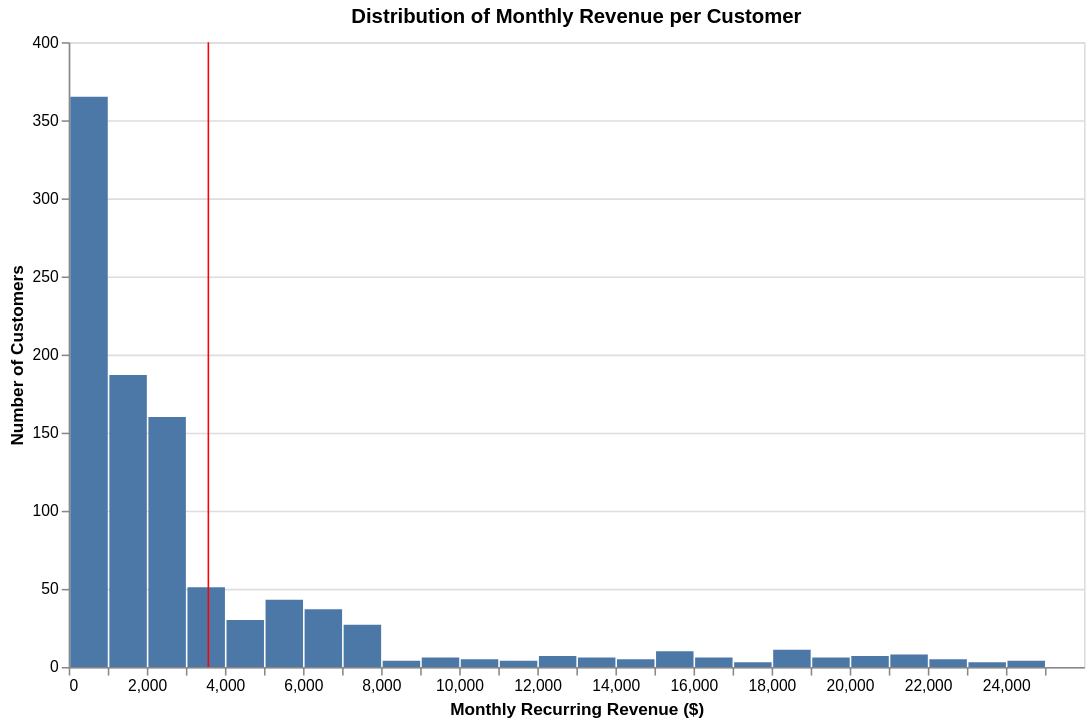

Notebook source saved alongside this figure:
### Markdown cell above
### Revenue Distribution & Concentration Insight

### Code cell
# Cell 10: Monthly Revenue Distribution (log scale helpful if skewed)

alt.Chart(df).mark_bar().encode(
    alt.X('monthly_revenue:Q', bin=alt.Bin(maxbins=40), title='Monthly Recurring Revenue ($)'),
    alt.Y('count()', title='Number of Customers'),
    tooltip=['count()']
).properties(
    title='Distribution of Monthly Revenue per Customer',
    width=650,
    height=400
) + alt.Chart(pd.DataFrame({'x': [df['monthly_revenue'].mean()]})).mark_rule(color='red').encode(
    x='x:Q',
    tooltip=[alt.Tooltip('x', title='Average MRR', format='$,.0f')]
)

### Figure 1 — Vega-Lite specification as saved in the notebook (floating-point values rounded to 4 significant figures; data arrays with more than 128 entries replaced by an {"elided": "..."} marker saying what was removed)
{"config": {"view": {"continuousWidth": 300, "continuousHeight": 300}}, "layer": [{"data": {"name": "data-0ee5ff2e3b790029b67ed7036deec1b8"}, "mark": {"type": "bar"}, "encoding": {"tooltip": [{"aggregate": "count", "type": "quantitative"}], "x": {"bin": {"maxbins": 40}, "field": "monthly_revenue", "title": "Monthly Recurring Revenue ($)", "type": "quantitative"}, "y": {"aggregate": "count", "title": "Number of Customers", "type": "quantitative"}}, "title": "Distribution of Monthly Revenue per Customer"}, {"data": {"name": "data-3bc3201e5ba5a382268ad5f3a2e52375"}, "mark": {"type": "rule", "color": "red"}, "encoding": {"tooltip": [{"field": "x", "format": "$,.0f", "title": "Average MRR", "type": "quantitative"}], "x": {"field": "x", "type": "quantitative"}}}], "height": 400, "width": 650, "$schema": "https://vega.github.io/schema/vega-lite/v5.20.1.json", "datasets": {"data-0ee5ff2e3b790029b67ed7036deec1b8": {"elided": "1000 records"}, "data-3bc3201e5ba5a382268ad5f3a2e52375": [{"x": 3576.0}]}}
